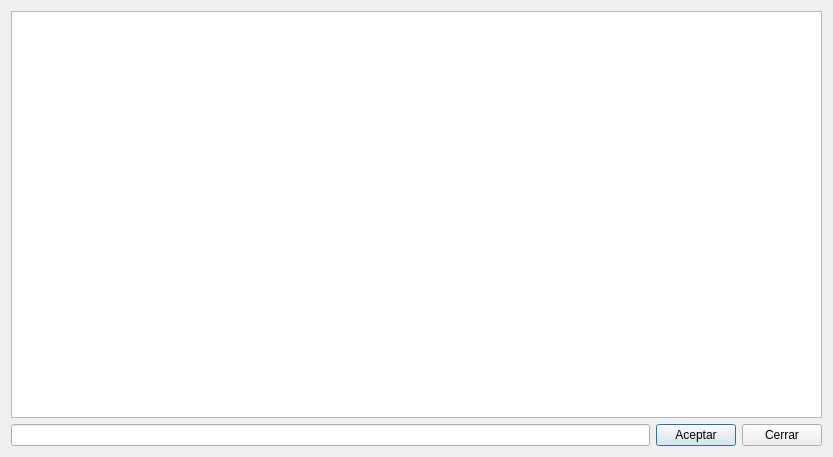
<?xml version="1.0" encoding="UTF-8"?>
<ui version="4.0">
 <class>Browser</class>
 <widget class="QDialog" name="Browser">
  <property name="geometry">
   <rect>
    <x>0</x>
    <y>0</y>
    <width>833</width>
    <height>457</height>
   </rect>
  </property>
  <property name="windowTitle">
   <string>Dialog</string>
  </property>
  <layout class="QGridLayout" name="gridLayout">
   <item row="0" column="0" colspan="3">
    <widget class="QTreeView" name="treeView"/>
   </item>
   <item row="1" column="0">
    <widget class="QLineEdit" name="lineEdit"/>
   </item>
   <item row="1" column="1">
    <widget class="QPushButton" name="Aceptar">
     <property name="text">
      <string>Aceptar</string>
     </property>
    </widget>
   </item>
   <item row="1" column="2">
    <widget class="QPushButton" name="Cerrrar">
     <property name="text">
      <string>Cerrar</string>
     </property>
    </widget>
   </item>
  </layout>
 </widget>
 <resources/>
 <connections/>
</ui>
